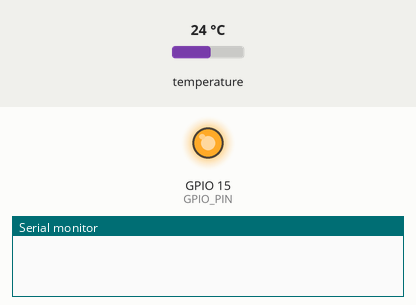
A sketch run on a simulated ESP32. On the bench: output pins drawn as LEDs (lit = HIGH), the last lines printed to the serial monitor. The test bench sets the inputs (shaded band); at power-on: temperature 24 °C.

Above: at 1.8 s.
At 4.5 s:
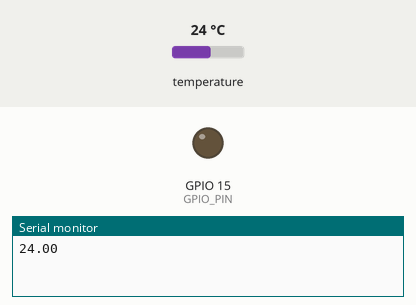
Timing chart, 0 to 6.9 s (numbered marks = the images above):
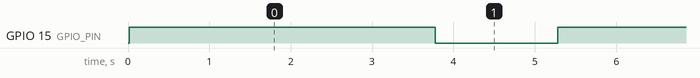

Measured:
- by itself, GPIO 15 (GPIO_PIN): alternates HIGH for 3.8 s and LOW for 1.5 s

The sketch:

TempDS18B20_sketch_v1_default.ino
```cpp
#include <OneWire.h>             // Library for Signal on Digital Pin for OneWire Device
#include <DallasTemperature.h>   // Library for Temperature Probe

#define ONE_WIRE_BUS 2           // Data wire is plugged into port 2 on the Feather
#define GPIO_PIN 15              // Power Port is GPIO PIN 15

OneWire oneWire(ONE_WIRE_BUS);  // Setup a oneWire instance to communicate with any OneWire devices
DallasTemperature sensors(&oneWire); // Pass oneWire reference to Dallas Temperature

void setup(void) {
  Serial.begin(9600);          // Start serial port for debugging
  pinMode(GPIO_PIN, OUTPUT);   // Set GPIO PIN as OUTPUT for controlling power
  sensors.begin();             // Start up the temperature sensor library
}

void loop(void) {
  digitalWrite(GPIO_PIN, HIGH); // Power on the sensor
  delay(1500);                   // Wait for sensor stabilization
  sensors.requestTemperatures(); // Send command to get temperatures
  Serial.println(sensors.getTempCByIndex(0)); // Print temperature to serial monitor
  delay(1500);                   // Wait for sensor stabilization
  digitalWrite(GPIO_PIN, LOW);  // Power off the sensor
  delay(1500);                  // Wait before next iteration
}
```
